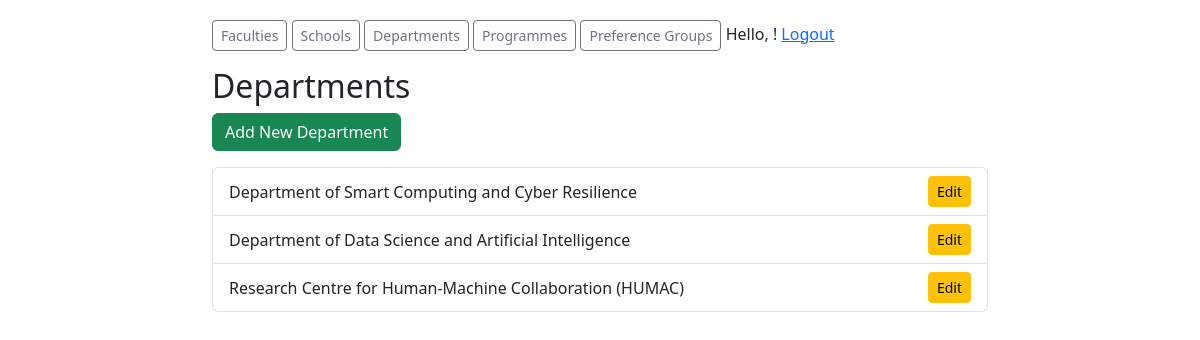
The page /academics-admin/departments/ (signed in) on the database its author committed.
### academics/models.py (models this page shows, shortened)
class Department(models.Model):
    name = models.CharField(max_length=100)
    school = models.ForeignKey(School, on_delete=models.CASCADE, related_name='departments', null=True, blank=True)
    faculty = models.ForeignKey(Faculty, on_delete=models.CASCADE, related_name='departments', null=True, blank=True)

### academics/views.py (the view)
# urls.py: path('departments/', views.DepartmentListView.as_view(), name='department_list'),
class DepartmentListView(CoordinatorRequiredMixin, ListView):
    model = Department
    template_name = 'academics/department_list.html'
    context_object_name = 'departments'

### academics/mixins.py (called while the page is built)
    def test_func(self):
        return self.request.user.is_authenticated and \
               self.request.user.groups.filter(name='Coordinator').exists()

### templates/academics/department_list.html (shortened to what this page needs)
{% extends "academics/base_academics.html" %}
{% block content %}
    <h2>Departments</h2>
    <a href="{% url 'academics:department_add' %}" class="btn btn-success mb-3">Add New Department</a>
    {% if departments %}
        <ul class="list-group">
            {% for department in departments %}
                <li class="list-group-item d-flex justify-content-between align-items-center">
                    {{ department.name }}
                    <a href="{% url 'academics:department_edit' department.pk %}" class="btn btn-sm btn-warning">Edit</a>
                </li>
            {% endfor %}
        </ul>
    {% else %}
        <p>No departments found.</p>
    {% endif %}
{% endblock %}

### templates/academics/base_academics.html (style rules this page uses)
body { padding: 20px; }

### rows shown on the page
Department: name "Department of Smart Computing and Cyber Resilience"
Department: name "Department of Data Science and Artificial Intelligence"
Department: name "Research Centre for Human-Machine Collaboration (HUMAC)"
